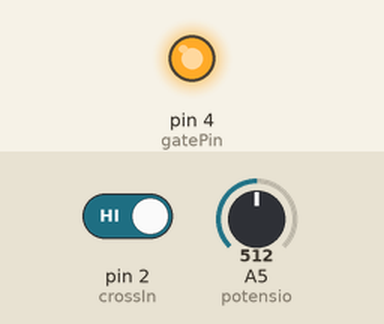
This sketch was run on a simulated Arduino Uno, built with avr-gcc and run on an emulated ATmega328P. Shown: output pins drawn as LEDs (lit = HIGH). The inputs (shaded band) are chosen by the test bench; at power-on: pin 2 (crossIn) HIGH, A5 (potensio) = 512.

Above: at 1.2 s.
1.3 s: pin 2 (crossIn) driven LOW
At 1.9 s:
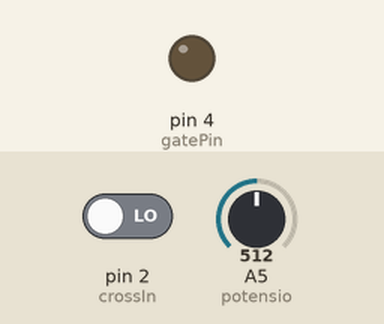
Timing chart, 0 to 4.3 s (numbered marks = the images above; inputs shaded):
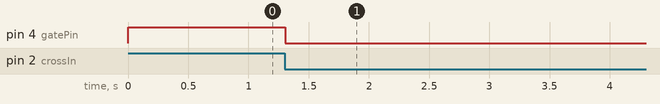

Measured:
- after the input at 1.3 s, pin 4 (gatePin): HIGH → LOW at once

The sketch:

program_controler.ino
```cpp
//#define jumlahLubang    48
#define gatePin 4
//#define encoderPin 3
#define potensio A5
#define crossIn 2
//#define probe 11
#define PULSE 4   //trigger pulse width (counts)


#define setPin(b) ( (b)<8 ? PORTD |=(1<<(b)) : PORTB |=(1<<(b-8)) )
#define clrPin(b) ( (b)<8 ? PORTD &=~(1<<(b)) : PORTB &=~(1<<(b-8)) )
#define tstPin(b) ( (b)<8 ? (PORTD &(1<<(b)))!=0 : (PORTB &(1<<(b-8)))!=0 )


int average [5];

unsigned long previousMillis = 0;
const long interval = 500;
int sudut;
volatile int PotValue ;


void interupsiPhaseCrossing(){
  TCCR1B=0x04; //start timer with divide by 256 input
  TCNT1 = 0;   //reset timer - count from zero
}

ISR(TIMER1_COMPA_vect){ //comparator match
// digitalWrite(gatePin,HIGH);  //set TRIAC gate to high
  setPin(gatePin);
  TCNT1 = 65536-PULSE;      //trigger pulse width
}

ISR(TIMER1_OVF_vect){ //timer1 overflow
// digitalWrite(gatePin,LOW); //turn off TRIAC gate
  clrPin(gatePin);
  TCCR1B = 0x00;          //disable timer stopd unintended triggers
}

void setup(){
  Serial.begin(9600);
  pinMode(gatePin, OUTPUT);
  pinMode(potensio, INPUT);
  pinMode(crossIn, INPUT);
  attachInterrupt(digitalPinToInterrupt(crossIn), interupsiPhaseCrossing, FALLING);
  TIMSK1 =0x03;    //enable comparator A and overflow interrupts
  TCCR1A = 0x00;    //timer control registers set for
  TCCR1B = 0x00;    //normal operation, timer disabled
}
void loop(){
      PotValue = analogRead(potensio);
      OCR1A =1 + (PotValue/1.6368);
      delay(10);

}
//permission denied    sudo chmod a+rw /dev/ttyUSB0
//sudo avrdude -c usbasp -P usb -p atmega328p -U flash:w:program.ino.standard.hex
```
